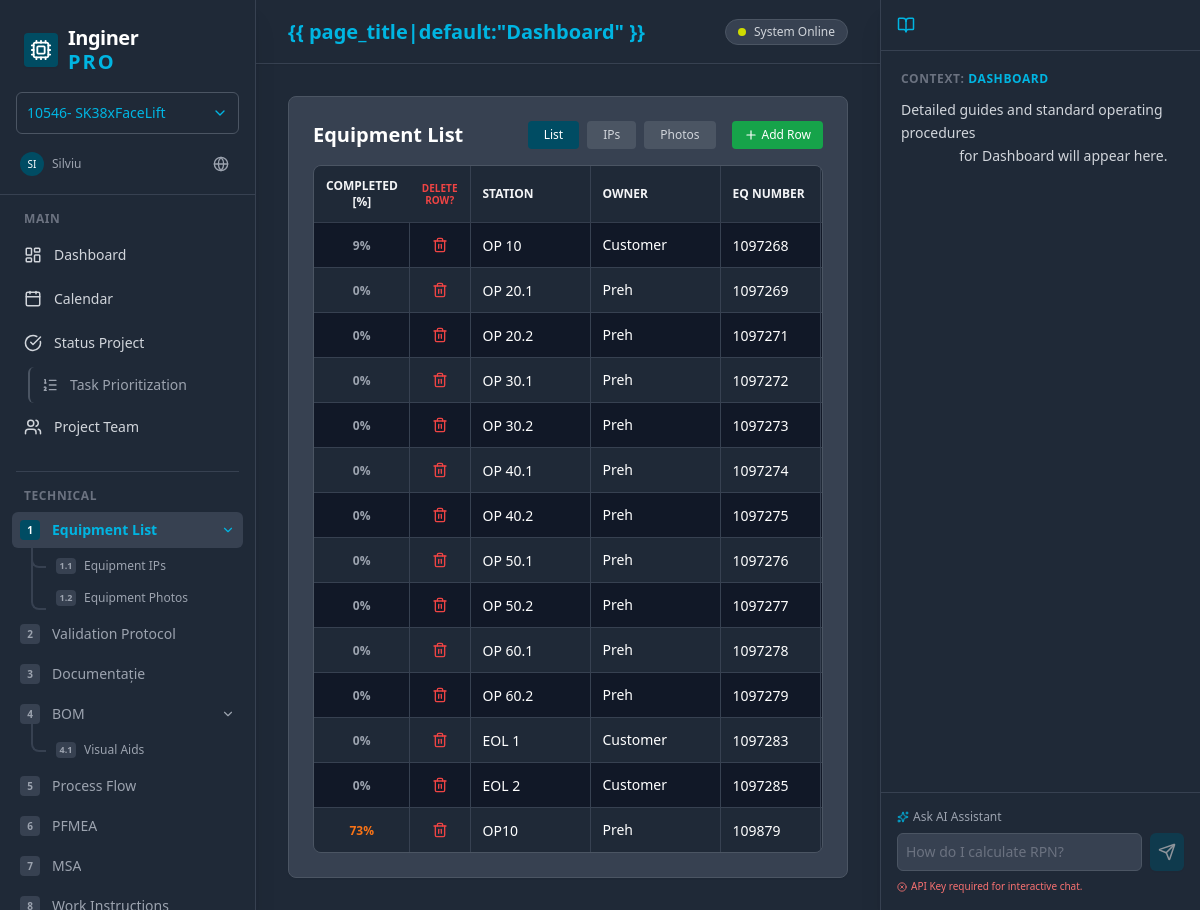
Screenshot of /equipment/ with the database file from the repository.
### core/models.py (models this page shows, shortened)
class Equipment(models.Model):
    OWNER_CHOICES = [
        ('Customer', 'Customer'),
        ('Preh', 'Preh'),
    ]
    station = models.CharField(max_length=50)
    owner = models.CharField(max_length=50, choices=OWNER_CHOICES)
    eq_number = models.CharField(max_length=50, verbose_name="Equipment Number")
    power_supply = models.CharField(max_length=100)
    power_kw = models.CharField(max_length=20, blank=True)
    air_supply_bar = models.CharField(max_length=20, default='no')
    air_supply_diam = models.CharField(max_length=20, default='no')
    photo_front = models.URLField(blank=True, verbose_name="Front Photo URL")
    photo_tag = models.URLField(blank=True, verbose_name="Tag Photo URL")
    class Meta:
        ordering = ['id']
        verbose_name_plural = "Equipment"
    def get_validation_progress(self):
        from core.models import ValidationChecklistItem
        total_items = ValidationChecklistItem.objects.count()
        if total_items == 0:
            return 0
        ok_count = self.validation_results.filter(status='OK').count()
        return round((ok_count / total_items) * 100)

### core/views.py (the view)
# urls.py: path('equipment/', views.equipment, name='equipment'),
def equipment(request):
    equipment_list = Equipment.objects.all()
    dropdown_options = {
        'owners': ['Customer', 'Preh'],
        'power_supply': ['AC 220V 50HZ single phase', 'AC 400V 50Hz 3~/N/PE - max. 32A', 'DC 24V'],
        'power_kw': ['', '1', '1.5', '2', '2.5', '3'],
        'air_supply_bar': ['no', '6', '8'],
        'air_supply_diam': ['no', '12', '16'],
    }
    context = {
        'active_view': 'equipment',
        'page_title': 'Equipment List',
        'equipment_list': equipment_list,
        'dropdown_options': dropdown_options,
    }
    return render(request, 'equipment_list.html', context)

### templates/equipment_list.html (shortened to what this page needs)
{% extends 'base.html' %}
{% block content %}
<div class="bg-gray-700 rounded-lg border border-gray-600 shadow-sm p-6 overflow-hidden flex flex-col h-full relative">
    <div class="flex justify-between items-center mb-4">
        <h2 class="text-xl font-bold text-white">Equipment List</h2>
        <div class="flex items-center gap-2">
            <a href="{% url 'equipment' %}" class="px-4 py-1.5 bg-preh-petrol text-white rounded text-xs font-medium">List</a>
            <a href="{% url 'equipment_ips' %}" class="px-4 py-1.5 bg-gray-600 text-gray-300 rounded text-xs font-medium hover:bg-gray-500">IPs</a>
            <a href="{% url 'equipment_photos' %}" class="px-4 py-1.5 bg-gray-600 text-gray-300 rounded text-xs font-medium hover:bg-gray-500">Photos</a>
            <button id="add-row-btn" hx-post="{% url 'equipment_add' %}" hx-target="#equipment-tbody" hx-swap="beforeend" class="flex items-center gap-1 px-3 py-1.5 bg-green-600 hover:bg-green-700 text-white rounded text-xs font-medium transition-colors ml-2"><i data-lucide="plus" class="w-3.5 h-3.5"></i> Add Row</button>
        </div>
    </div>
    <div class="flex-1 overflow-auto border border-gray-600 rounded-lg">
        <table class="w-full text-sm text-left border-collapse">
            <thead class="bg-gray-800 text-gray-100 font-semibold sticky top-0 shadow-sm z-10">
                <tr>
                    <th class="p-3 border-b border-gray-700 w-24 text-center uppercase text-xs">Completed [%]</th>
                    <th class="p-3 border-b border-gray-700 w-12 text-center text-[10px] leading-tight text-red-500 border-r border-gray-700 uppercase">Delete Row?</th>
                    <th class="p-3 border-b border-gray-700 min-w-[120px] border-r border-gray-700 uppercase text-xs">Station</th>
                    <th class="p-3 border-b border-gray-700 min-w-[130px] border-r border-gray-700 uppercase text-xs">Owner</th>
                    <th class="p-3 border-b border-gray-700 min-w-[100px] border-r border-gray-700 uppercase text-xs">EQ Number</th>
                    <th class="p-3 border-b border-gray-700 min-w-[200px] border-r border-gray-700 uppercase text-xs">Power Supply</th>
                </tr>
            </thead>
            <tbody id="equipment-tbody" class="divide-y divide-gray-700">
                {% for equip in equipment_list %}
                <tr id="equipment-row-{{ equip.id }}" class="transition-colors group {% cycle 'bg-gray-900' 'bg-gray-800' %}">
                    <td class="p-2 text-center border-r border-gray-700">{% with progress=equip.get_validation_progress %}<span id="progress-{{ equip.id }}" class="text-xs font-bold {% if progress == 100 %}text-green-500{% elif progress >= 50 %}text-orange-500{% else %}text-gray-400{% endif %}">{{ progress }}%</span>{% endwith %}</td>
                    <td class="p-0 text-center border-r border-gray-700"><button onclick="confirmDelete({{ equip.id }}, '{{ equip.station }}')" class="p-2 text-red-500 transition-opacity hover:bg-red-900/20 rounded-full m-1"><i data-lucide="trash-2" class="w-4 h-4"></i></button></td>
                    <td class="p-0 border-r border-gray-700"><input class="w-full h-full p-3 bg-transparent text-white focus:bg-gray-700 focus:outline-none" type="text" value="{{ equip.station }}" hx-post="{% url 'equipment_update' equip.id %}" hx-trigger="change" hx-vals='{"field": "station"}' hx-swap="none" name="value"></td>
                    <td class="p-0 border-r border-gray-700"><select class="w-full h-full p-3 bg-transparent text-white focus:bg-gray-700 focus:outline-none appearance-none" hx-post="{% url 'equipment_update' equip.id %}" hx-trigger="change" hx-vals='{"field": "owner"}' hx-swap="none" name="value"><option value="" class="bg-gray-800">-</option><option value="Customer" class="bg-gray-800" {% if equip.owner == 'Customer' %}selected{% endif %}>Customer</option><option value="Preh" class="bg-gray-800" {% if equip.owner == 'Preh' %}selected{% endif %}>Preh</option></select></td>
                    <td class="p-0 border-r border-gray-700"><input class="w-full h-full p-3 bg-transparent text-white focus:bg-gray-700 focus:outline-none" type="text" value="{{ equip.eq_number }}" hx-post="{% url 'equipment_update' equip.id %}" hx-trigger="change" hx-vals='{"field": "eq_number"}' hx-swap="none" name="value"></td>
                    <td class="p-0 border-r border-gray-700"><select class="w-full h-full p-3 bg-transparent text-white focus:bg-gray-700 focus:outline-none appearance-none" hx-post="{% url 'equipment_update' equip.id %}" hx-trigger="change" hx-vals='{"field": "power_supply"}' hx-swap="none" name="value"><option value="" class="bg-gray-800">-</option><option value="AC 220V 50HZ single phase" class="bg-gray-800" {% if equip.power_supply == 'AC 220V 50HZ single phase' %}selected{% endif %}>AC 220V 50HZ single phase</option><option value="AC 400V 50Hz 3~/N/PE - max. 32A" class="bg-gray-800" {% if equip.power_supply == 'AC 400V 50Hz 3~/N/PE - max. 32A' %}selected{% endif %}>AC 400V 50Hz 3~/N/PE - max. 32A</option><option value="DC 24V" class="bg-gray-800" {% if equip.power_supply == 'DC 24V' %}selected{% endif %}>DC 24V</option></select></td>
                </tr>
                {% empty %}
                <tr><td colspan="9" class="p-8 text-center text-gray-400">No equipment found. Click "+ Add Row" to add equipment.</td></tr>
                {% endfor %}
            </tbody>
        </table>
    </div>
</div>
{% endblock %}

### templates/base.html (style rules this page uses)
* { scrollbar-width: thin; scrollbar-color: #4b5563 #1f2937; }

### rows the page displays
Equipment: get_validation_progress "9", value "OP 10", value "Customer", value "1097268", value "AC 220V 50HZ single phase"
Equipment: get_validation_progress "0", value "OP 20.1", value "Preh", value "1097269", value "AC 220V 50HZ single phase"
Equipment: get_validation_progress "0", value "OP 20.2", value "Preh", value "1097271", value "AC 220V 50HZ single phase"
Equipment: get_validation_progress "0", value "OP 30.1", value "Preh", value "1097272", value "AC 220V 50HZ single phase"
Equipment: get_validation_progress "0", value "OP 30.2", value "Preh", value "1097273", value "AC 220V 50HZ single phase"
Equipment: get_validation_progress "0", value "OP 40.1", value "Preh", value "1097274", value "AC 220V 50HZ single phase"
Equipment: get_validation_progress "0", value "OP 40.2", value "Preh", value "1097275", value "AC 220V 50HZ single phase"
Equipment: get_validation_progress "0", value "OP 50.1", value "Preh", value "1097276", value "AC 220V 50HZ single phase"
Equipment: get_validation_progress "0", value "OP 50.2", value "Preh", value "1097277", value "AC 220V 50HZ single phase"
Equipment: get_validation_progress "0", value "OP 60.1", value "Preh", value "1097278", value "AC 220V 50HZ single phase"
Equipment: get_validation_progress "0", value "OP 60.2", value "Preh", value "1097279", value "AC 220V 50HZ single phase"
Equipment: get_validation_progress "0", value "EOL 1", value "Customer", value "1097283", value "AC 400V 50Hz 3~/N/PE - max. 32A"
Equipment: get_validation_progress "0", value "EOL 2", value "Customer", value "1097285", value "AC 400V 50Hz 3~/N/PE - max. 32A"
Equipment: get_validation_progress "73", value "OP10", value "Preh", value "109879", value "AC 220V 50HZ single phase"
